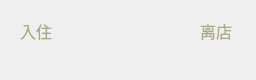
<?xml version="1.0" encoding="UTF-8"?>
<ui version="4.0">
 <class>singleitem</class>
 <widget class="QWidget" name="singleitem">
  <property name="geometry">
   <rect>
    <x>0</x>
    <y>0</y>
    <width>256</width>
    <height>80</height>
   </rect>
  </property>
  <property name="palette">
   <palette>
    <active>
     <colorrole role="WindowText">
      <brush brushstyle="SolidPattern">
       <color alpha="255">
        <red>170</red>
        <green>170</green>
        <blue>127</blue>
       </color>
      </brush>
     </colorrole>
    </active>
    <inactive>
     <colorrole role="WindowText">
      <brush brushstyle="SolidPattern">
       <color alpha="255">
        <red>170</red>
        <green>170</green>
        <blue>127</blue>
       </color>
      </brush>
     </colorrole>
    </inactive>
    <disabled>
     <colorrole role="WindowText">
      <brush brushstyle="SolidPattern">
       <color alpha="255">
        <red>120</red>
        <green>120</green>
        <blue>120</blue>
       </color>
      </brush>
     </colorrole>
    </disabled>
   </palette>
  </property>
  <property name="windowTitle">
   <string>Form</string>
  </property>
  <widget class="QLabel" name="label">
   <property name="geometry">
    <rect>
     <x>20</x>
     <y>20</y>
     <width>71</width>
     <height>21</height>
    </rect>
   </property>
   <property name="palette">
    <palette>
     <active>
      <colorrole role="WindowText">
       <brush brushstyle="SolidPattern">
        <color alpha="255">
         <red>170</red>
         <green>170</green>
         <blue>127</blue>
        </color>
       </brush>
      </colorrole>
      <colorrole role="Text">
       <brush brushstyle="SolidPattern">
        <color alpha="255">
         <red>170</red>
         <green>170</green>
         <blue>127</blue>
        </color>
       </brush>
      </colorrole>
     </active>
     <inactive>
      <colorrole role="WindowText">
       <brush brushstyle="SolidPattern">
        <color alpha="255">
         <red>170</red>
         <green>170</green>
         <blue>127</blue>
        </color>
       </brush>
      </colorrole>
      <colorrole role="Text">
       <brush brushstyle="SolidPattern">
        <color alpha="255">
         <red>170</red>
         <green>170</green>
         <blue>127</blue>
        </color>
       </brush>
      </colorrole>
     </inactive>
     <disabled>
      <colorrole role="WindowText">
       <brush brushstyle="SolidPattern">
        <color alpha="255">
         <red>120</red>
         <green>120</green>
         <blue>120</blue>
        </color>
       </brush>
      </colorrole>
      <colorrole role="Text">
       <brush brushstyle="SolidPattern">
        <color alpha="255">
         <red>120</red>
         <green>120</green>
         <blue>120</blue>
        </color>
       </brush>
      </colorrole>
     </disabled>
    </palette>
   </property>
   <property name="font">
    <font>
     <family>方正姚体</family>
     <pointsize>12</pointsize>
    </font>
   </property>
   <property name="text">
    <string>入住</string>
   </property>
  </widget>
  <widget class="QLabel" name="label_2">
   <property name="geometry">
    <rect>
     <x>200</x>
     <y>20</y>
     <width>72</width>
     <height>21</height>
    </rect>
   </property>
   <property name="palette">
    <palette>
     <active>
      <colorrole role="WindowText">
       <brush brushstyle="SolidPattern">
        <color alpha="255">
         <red>170</red>
         <green>170</green>
         <blue>127</blue>
        </color>
       </brush>
      </colorrole>
      <colorrole role="Text">
       <brush brushstyle="SolidPattern">
        <color alpha="255">
         <red>170</red>
         <green>170</green>
         <blue>127</blue>
        </color>
       </brush>
      </colorrole>
     </active>
     <inactive>
      <colorrole role="WindowText">
       <brush brushstyle="SolidPattern">
        <color alpha="255">
         <red>170</red>
         <green>170</green>
         <blue>127</blue>
        </color>
       </brush>
      </colorrole>
      <colorrole role="Text">
       <brush brushstyle="SolidPattern">
        <color alpha="255">
         <red>170</red>
         <green>170</green>
         <blue>127</blue>
        </color>
       </brush>
      </colorrole>
     </inactive>
     <disabled>
      <colorrole role="WindowText">
       <brush brushstyle="SolidPattern">
        <color alpha="255">
         <red>120</red>
         <green>120</green>
         <blue>120</blue>
        </color>
       </brush>
      </colorrole>
      <colorrole role="Text">
       <brush brushstyle="SolidPattern">
        <color alpha="255">
         <red>120</red>
         <green>120</green>
         <blue>120</blue>
        </color>
       </brush>
      </colorrole>
     </disabled>
    </palette>
   </property>
   <property name="font">
    <font>
     <family>方正姚体</family>
     <pointsize>12</pointsize>
    </font>
   </property>
   <property name="text">
    <string>离店</string>
   </property>
  </widget>
  <widget class="QLabel" name="lengthLabel">
   <property name="geometry">
    <rect>
     <x>115</x>
     <y>40</y>
     <width>91</width>
     <height>31</height>
    </rect>
   </property>
   <property name="palette">
    <palette>
     <active>
      <colorrole role="WindowText">
       <brush brushstyle="SolidPattern">
        <color alpha="255">
         <red>255</red>
         <green>255</green>
         <blue>255</blue>
        </color>
       </brush>
      </colorrole>
      <colorrole role="Text">
       <brush brushstyle="SolidPattern">
        <color alpha="255">
         <red>162</red>
         <green>0</green>
         <blue>0</blue>
        </color>
       </brush>
      </colorrole>
     </active>
     <inactive>
      <colorrole role="WindowText">
       <brush brushstyle="SolidPattern">
        <color alpha="255">
         <red>255</red>
         <green>255</green>
         <blue>255</blue>
        </color>
       </brush>
      </colorrole>
      <colorrole role="Text">
       <brush brushstyle="SolidPattern">
        <color alpha="255">
         <red>162</red>
         <green>0</green>
         <blue>0</blue>
        </color>
       </brush>
      </colorrole>
     </inactive>
     <disabled>
      <colorrole role="WindowText">
       <brush brushstyle="SolidPattern">
        <color alpha="255">
         <red>120</red>
         <green>120</green>
         <blue>120</blue>
        </color>
       </brush>
      </colorrole>
      <colorrole role="Text">
       <brush brushstyle="SolidPattern">
        <color alpha="255">
         <red>120</red>
         <green>120</green>
         <blue>120</blue>
        </color>
       </brush>
      </colorrole>
     </disabled>
    </palette>
   </property>
   <property name="font">
    <font>
     <family>方正姚体</family>
     <pointsize>12</pointsize>
     <weight>50</weight>
     <bold>false</bold>
    </font>
   </property>
   <property name="text">
    <string>&lt;!DOCTYPE HTML PUBLIC &quot;-//W3C//DTD HTML 4.0//EN&quot; &quot;http://www.w3.org/TR/REC-html40/strict.dtd&quot;&gt;
&lt;html&gt;&lt;head&gt;&lt;meta name=&quot;qrichtext&quot; content=&quot;1&quot; /&gt;&lt;style type=&quot;text/css&quot;&gt;
p, li { white-space: pre-wrap; }
&lt;/style&gt;&lt;/head&gt;&lt;body style=&quot; font-family:'方正姚体'; font-size:12pt; font-weight:400; font-style:normal;&quot;&gt;
&lt;p style=&quot;-qt-paragraph-type:empty; margin-top:12px; margin-bottom:12px; margin-left:0px; margin-right:0px; -qt-block-indent:0; text-indent:0px;&quot;&gt;&lt;br /&gt;&lt;/p&gt;&lt;/body&gt;&lt;/html&gt;</string>
   </property>
  </widget>
  <widget class="QLabel" name="starttimeLabel">
   <property name="geometry">
    <rect>
     <x>20</x>
     <y>60</y>
     <width>81</width>
     <height>31</height>
    </rect>
   </property>
   <property name="font">
    <font>
     <family>方正姚体</family>
     <pointsize>11</pointsize>
    </font>
   </property>
   <property name="text">
    <string/>
   </property>
  </widget>
  <widget class="QLabel" name="endtimeLabel">
   <property name="geometry">
    <rect>
     <x>190</x>
     <y>60</y>
     <width>72</width>
     <height>31</height>
    </rect>
   </property>
   <property name="font">
    <font>
     <family>方正姚体</family>
     <pointsize>11</pointsize>
    </font>
   </property>
   <property name="text">
    <string/>
   </property>
  </widget>
 </widget>
 <resources/>
 <connections/>
</ui>
